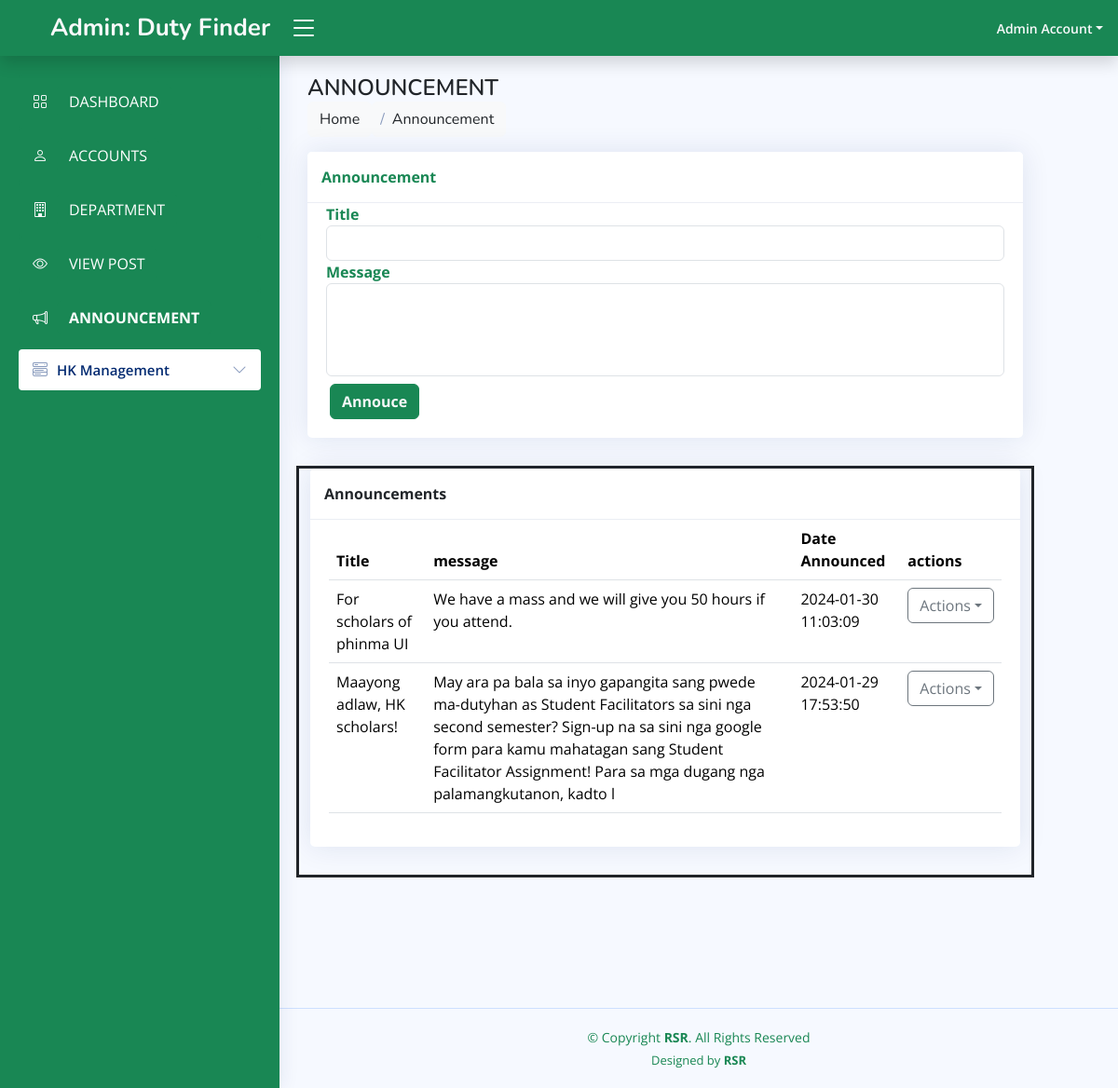
Page /admin/announcement.php (signed in) on the committed database.
### tables this page shows
CREATE TABLE `announcements` (
  `id` int(255) NOT NULL,
  `title` varchar(255) NOT NULL,
  `message` varchar(255) NOT NULL,
  `date` datetime NOT NULL DEFAULT current_timestamp() ON UPDATE current_timestamp()
);

### admin/announcement.php (the view, shortened to what this page needs)
<?php
include '../conn.php';
if (empty($_SESSION['email'])) {
?>
  <script>
    alert("Session Expired Please Login Again");
    location.href = '../index.html';
  </script>
<?php
} else {
  $e = $_SESSION['email'];
  $get_admin_det = mysqli_query($conn, "SELECT * FROM `admin` WHERE email = '$e'");
  while ($admin = mysqli_fetch_object($get_admin_det)) {
    $fullname  = $admin->fullname;
  }
}
?>
<!DOCTYPE html>
<html lang="en">
<head>
  <link href="assets/vendor/bootstrap/css/bootstrap.min.css" rel="stylesheet">
  <link href="assets/vendor/bootstrap-icons/bootstrap-icons.css" rel="stylesheet">
  <link href="assets/vendor/boxicons/css/boxicons.min.css" rel="stylesheet">
  <link href="assets/vendor/quill/quill.snow.css" rel="stylesheet">
  <link href="assets/vendor/quill/quill.bubble.css" rel="stylesheet">
  <link href="assets/vendor/remixicon/remixicon.css" rel="stylesheet">
  <link href="assets/vendor/simple-datatables/style.css" rel="stylesheet">
  <link href="assets/css/style.css" rel="stylesheet">
</head>
<body>
  <header id="header" class="header fixed-top d-flex align-items-center shadow" style="background:#198754 ;">
    <div class="d-flex align-items-center justify-content-between">
      <a href="index.html" class="logo d-flex align-items-center">
        <span class="d-none d-lg-block text-light">Admin: Duty Finder</span>
      </a>
      <i class="bi bi-list toggle-sidebar-btn text-white"></i>
    </div>
    <nav class="header-nav ms-auto">
      <ul class="d-flex align-items-center">
        <li class="nav-item dropdown pe-3">
          <a class="nav-link nav-profile d-flex align-items-center pe-0" href="#" data-bs-toggle="dropdown">
            <span class="d-none d-md-block dropdown-toggle ps-2 text-light"><?php echo $fullname ?></span>
          </a>
        </li>
      </ul>
    </nav>
  </header>
  <aside id="sidebar" class="sidebar bg-success">
    <ul class="sidebar-nav" id="sidebar-nav">
      <li class="nav-item">
        <a class="nav-link collapsed bg-success fw-bold text-light" href="index.php">
          <i class="bi bi-grid text-light"></i>
          <span class="btn btn-success ">DASHBOARD</span>
        </a>
        <a class="nav-link collapsed bg-success fw-bold text-light" href="account.php">
          <i class="bi bi-person text-light"></i>
          <span class="btn btn-success">ACCOUNTS</span>
        </a>
        <a class="nav-link collapsed bg-success fw-bold text-light" href="department.php">
          <i class="bi bi-building text-light"></i>
          <span class="btn btn-success">DEPARTMENT</span>
        </a>
        <a class="nav-link collapsed bg-success fw-bold text-light" href="view.php">
          <i class="bi bi-eye text-light"></i>
          <span class="btn btn-success">VIEW POST</span>
        </a>
        <a class="nav-link bg-success fw-bold text-light" href="announcement.php">
          <i class="bi bi-megaphone text-light"></i>
          <span class="btn btn-success fw-bold">ANNOUNCEMENT</span>
        </a>
        <li class="nav-item ">
        <a class="nav-link collapsed" data-bs-target="#components-nav" data-bs-toggle="collapse" href="#">
          <i class="bi bi-menu-button-wide"></i><span>HK Management</span><i class="bi bi-chevron-down ms-auto"></i>
        </a>
      </li>
      </li>
    </ul>
  </aside>
  <main id="main" class="main">
    <div class="pagetitle ">
      <h1 class="text-dark">ANNOUNCEMENT</h1>
      <nav>
        <ol class="breadcrumb">
          <li class="breadcrumb-item"><a href="index.php" class="btn btn-light text-dark">Home</a></li>
          <li class="breadcrumb-item btn btn-light text-dark">Announcement</li>
        </ol>
      </nav>
    </div>
    <section class="section dashboard">
      <div class="row">
        <div class="col-md-11">
          <div class="card">
            <div class="card-header">
              <span class="fw-bold text-success">Announcement</span>
            </div>
            <div class="card-body">
              <form action="process.php" method="POST" enctype="multipart/form-data">
                <div class="row">
                  <div class="col-md-12 text-success fw-bold ">
                    <label for="">Title</label>
                    <input type="text" name="title" class="form-control" id="" required>
                  </div>
                  <div class="col-md-12">
                    <div class="form-group  text-success fw-bold">
                      <label>Message</label>
                      <textarea name="message" class="form-control" style="height: 100px; resize: none;"></textarea>
                    </div>
                  </div>
                </div>
                <button type="submit" name="announce" class="btn btn-success btn-fill pull-right mx-1 mt-2  text-light fw-bold">Annouce</button>
              </form>
            </div>
          </div>
        </div>
        <div class="col-md-11 border border-3 border-dark">
          <div class="card">
            <div class="card-header">
              <span class=" text-dark fw-bold">Announcements</span>
            </div>
            <div class="card-body table-responsive">
              <table class="table table-hover">
                <thead>
                  <tr>
                    <th>Title</th>
                    <th scope="col">message</th>
                    <th scope="col">Date Announced</th>
                    <th scope="col">actions</th>
                  </tr>
                </thead>
                <tbody>
                  <?php
                  $announcements = mysqli_query($conn, "SELECT * FROM announcements order by id desc");
                  while ($announcement = mysqli_fetch_array($announcements)) {
                  ?>
                    <tr>
                      <td><?php echo $announcement['title']; ?></td>
                      <td><?php echo $announcement['message']; ?></td>
                      <td><?php echo $announcement['date']; ?></td>
                      <td>
                        <div class="input-group-append">
                          <button class="btn btn-outline-secondary dropdown-toggle" type="button" data-bs-toggle="dropdown">Actions</button>
                        </div>
                      </td>
                    </tr>
                  <?php
                  }
                  ?>
                </tbody>
              </table>
            </div>
          </div>
        </div>
      </div>
    </section>
  </main>
  <footer id="footer" class="footer" style="margin-top: 10%">
    <div class="copyright text-success">
      &copy; Copyright <strong><span>RSR</span></strong>. All Rights Reserved
    </div>
    <div class="credits text-success">
      Designed by <a href="https://bootstrapmade.com/" class="text-success fw-bold">RSR</a>
    </div>
  </footer>
</body>
</html>

### admin/assets/css/style.css (style rules this page uses)
:root { scroll-behavior: smooth; }
body { font-family: "Open Sans", sans-serif; background: #f6f9ff; color: #444444; }
a { color: #4154f1; text-decoration: none; }
h1, h2, h3, h4, h5, h6 { font-family: "Nunito", sans-serif; }
#main { margin-top: 60px; padding: 20px 30px; transition: all 0.3s; }
.pagetitle { margin-bottom: 10px; }
.pagetitle h1 { font-size: 24px; margin-bottom: 0; font-weight: 600; color: #012970; }
.card { margin-bottom: 30px; border: none; border-radius: 5px; box-shadow: 0px 0 30px rgba(1, 41, 112, 0.1); }
.card-header, .card-footer { border-color: #ebeef4; background-color: #fff; color: #798eb3; padding: 15px; }
.card-body { padding: 0 20px 20px 20px; }
.breadcrumb { font-size: 14px; font-family: "Nunito", sans-serif; color: #899bbd; font-weight: 600; }
.breadcrumb a { color: #899bbd; transition: 0.3s; }
.breadcrumb .breadcrumb-item::before { color: #899bbd; }
.logo { line-height: 1; }
@media (min-width: 1200px) { .logo { width: 280px; } }
.logo span { font-size: 26px; font-weight: 700; color: #012970; font-family: "Nunito", sans-serif; }
.header { transition: all 0.5s; z-index: 997; height: 60px; box-shadow: 0px 2px 20px rgba(1, 41, 112, 0.1); background-color: #fff; padding-left: 20px; }
.header .toggle-sidebar-btn { font-size: 32px; padding-left: 10px; cursor: pointer; color: #012970; }
.header-nav ul { list-style: none; }
.header-nav>ul { margin: 0; padding: 0; }
.header-nav .nav-profile { color: #012970; }
.header-nav .nav-profile span { font-size: 14px; font-weight: 600; }
.sidebar { position: fixed; top: 60px; left: 0; bottom: 0; width: 300px; z-index: 996; transition: all 0.3s; padding: 20px; overflow-y: auto; scrollbar-width: thin; scrollbar-color: #aab7cf transparent; box-shadow: 0px 0px 20px rgba(1, 41, 112, 0.1); background-color: #fff; }
@media (min-width: 1200px) { #main, #footer { margin-left: 300px; } }
.sidebar-nav { padding: 0; margin: 0; list-style: none; }
.sidebar-nav li { padding: 0; margin: 0; list-style: none; }
.sidebar-nav .nav-item { margin-bottom: 5px; }
.sidebar-nav .nav-link { display: flex; align-items: center; font-size: 15px; font-weight: 600; color: #4154f1; transition: 0.3; background: #f6f9ff; padding: 10px 15px; border-radius: 4px; }
.sidebar-nav .nav-link i { font-size: 16px; margin-right: 10px; color: #4154f1; }
.sidebar-nav .nav-link.collapsed { color: #012970; background: #fff; }
.sidebar-nav .nav-link.collapsed i { color: #899bbd; }
.sidebar-nav .nav-link .bi-chevron-down { margin-right: 0; transition: transform 0.2s ease-in-out; }
.footer { padding: 20px 0; font-size: 14px; transition: all 0.3s; border-top: 1px solid #cddfff; }
.footer .copyright { text-align: center; color: #012970; }
.footer .credits { padding-top: 5px; text-align: center; font-size: 13px; color: #012970; }

### rows in the picture
announcements: title "For scholars of phinma UI", message "We have a mass and we will give you 50 hours if you attend.", date "2024-01-30 11:03:09"
announcements: title "Maayong adlaw, HK scholars!", message "May ara pa bala sa inyo gapangita sang pwede ma-dutyhan as Student Facilitators sa sini nga second semester? Sign-up na sa sini nga google form para kamu mahatagan sang Student Facilitator Assignment! Para sa mga dugang nga palamangkutanon, kadto l", date "2024-01-29 17:53:50"

### other values in the picture
$fullname "Admin Account"
